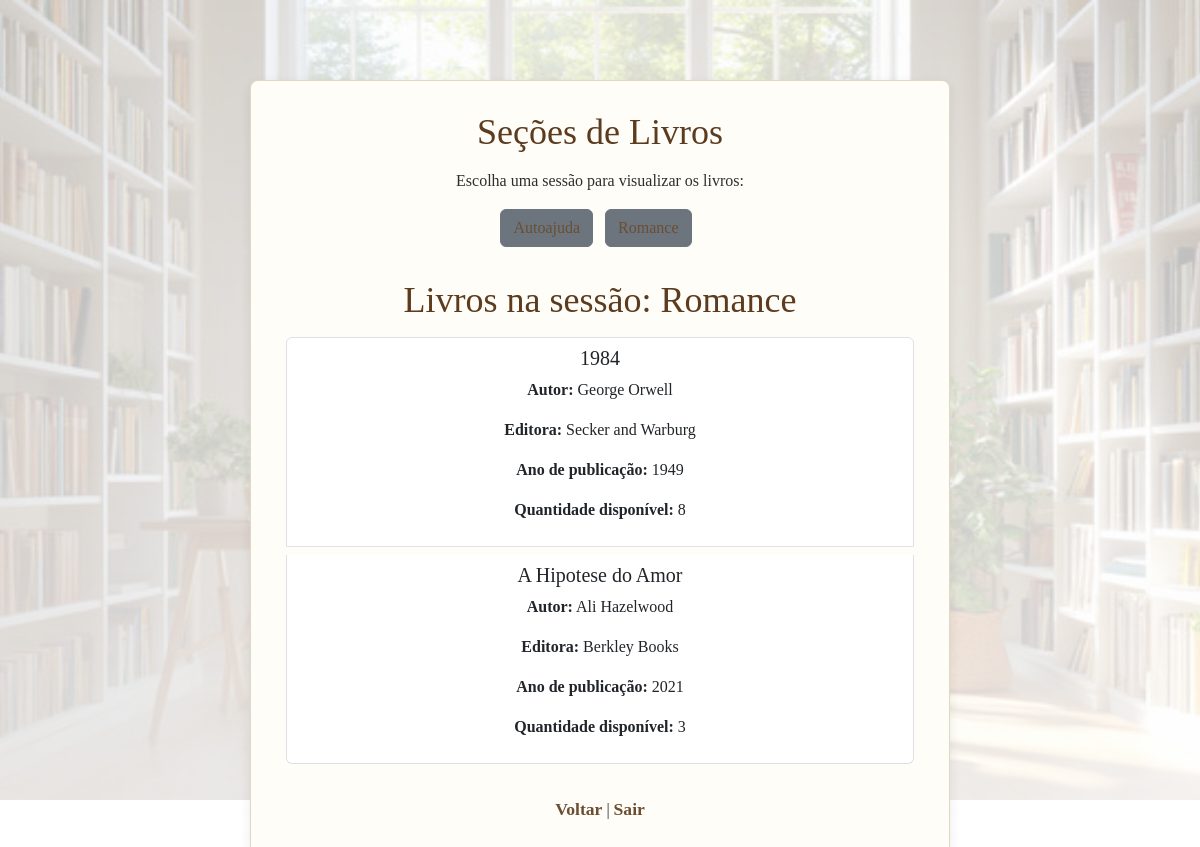
The page /livros.php?sessao=Romance (signed in) on the database its author committed.
### tables this page shows
CREATE TABLE `livros` (
  `idLivro` int(11) NOT NULL,
  `titulo` varchar(255) NOT NULL,
  `sessao` varchar(30) NOT NULL,
  `autor` varchar(150) NOT NULL,
  `editora` varchar(100) DEFAULT NULL,
  `ano_publicacao` int(11) DEFAULT NULL,
  `quantidade` int(11) NOT NULL,
  `data_cadastro` timestamp NOT NULL DEFAULT current_timestamp()
);

### livros.php (the view, shortened to what this page needs)
<?php
require 'banco.php';
$sessaoSelecionada = $_GET['sessao'] ?? '';
$sessoes = [];
$sql = "SELECT DISTINCT sessao FROM livros ORDER BY sessao ASC";
$result = mysqli_query($connect, $sql);
if ($result) {
    while($row = mysqli_fetch_assoc($result)) {
        $sessoes[] = $row['sessao'];
    }
}
$livros = [];
if ($sessaoSelecionada) {
    $stmt = mysqli_prepare($connect, "SELECT * FROM livros WHERE sessao = ?");
    mysqli_stmt_bind_param($stmt, "s", $sessaoSelecionada);
    mysqli_stmt_execute($stmt);
    $resultadoLivros = mysqli_stmt_get_result($stmt);
    while($row = mysqli_fetch_assoc($resultadoLivros)) {
        $livros[] = $row;
    }
}
?>
<!DOCTYPE html>
<html lang="pt-BR">
<head>
    <link rel="stylesheet" href="css/bootstrap.min.css">
    <link rel="stylesheet" href="css/estilo.css">
</head>
<body class="hero inicio d-flex align-items-start justify-content-center vh-100" style="padding-top:40px;">
<div class="container">
    <h1>Seções de Livros</h1>
    <p>Escolha uma sessão para visualizar os livros:</p>
    <div class="mb-4">
        <?php foreach($sessoes as $sessao): ?>
            <a href="livros.php?sessao=<?= urlencode($sessao) ?>" class="btn btn-secondary me-2 mb-2">
                <?= htmlspecialchars($sessao) ?>
            </a>
        <?php endforeach; ?>
    </div>
    <?php if($sessaoSelecionada): ?>
        <h2>Livros na sessão: <?= htmlspecialchars($sessaoSelecionada) ?></h2>
        <?php if(count($livros) > 0): ?>
            <div class="list-group">
                <?php foreach($livros as $livro): ?>
                    <div class="list-group-item mb-2">
                        <h5><?= htmlspecialchars($livro['titulo']) ?></h5>
                        <p><strong>Autor:</strong> <?= htmlspecialchars($livro['autor']) ?></p>
                        <p><strong>Editora:</strong> <?= htmlspecialchars($livro['editora']) ?></p>
                        <p><strong>Ano de publicação:</strong> <?= htmlspecialchars($livro['ano_publicacao']) ?></p>
                        <p><strong>Quantidade disponível:</strong> <?= htmlspecialchars($livro['quantidade']) ?></p>
                    </div>
                <?php endforeach; ?>
            </div>
        <?php else: ?>
            <p class="erro">Não há livros cadastrados nessa sessão.</p>
        <?php endif; ?>
    <?php endif; ?>
    <br><a href="indexcli.php">Voltar</a> | <a href="logout.php">Sair</a>
</div>
</body>
</html>

### css/estilo.css (style rules this page uses)
body { font-family: 'Georgia', serif; background-color: #fefaf3; color: #3e2c1c; margin: 0; padding: 20px; }
.container { max-width: 700px; margin: 40px auto; background: #fffdf7; padding: 30px 35px; border-radius: 8px; box-shadow: 0 4px 12px rgba(0, 0, 0, 0.08); border: 1px solid #e0d8c3; }
h1, h2, h3 { font-size: 2.25rem; color: #5c3b1e; font-family: 'Palatino Linotype', 'Book Antiqua', Palatino, serif; margin-bottom: 15px; }
a { color: #6b4e32 !important; text-decoration: none; font-weight: 600; font-size: 1.10rem; }
.hero { height: 120vh; display: flex; justify-content: center; align-items: center; text-align: center; color: #2e2e2e; position: relative; background-size: fill; background-position: center; }
.hero.inicio { background: linear-gradient(rgba(255,255,255,0.70), rgba(255,255,255,0.85)), url('../imagens/libary_branco.jpg') center/cover no-repeat; }

### rows shown on the page
livros: titulo "1984", autor "George Orwell", editora "Secker and Warburg", ano_publicacao "1949", quantidade "8"
livros: titulo "A Hipotese do Amor", autor "Ali Hazelwood", editora "Berkley Books", ano_publicacao "2021", quantidade "3"

### other values the page prints
$sessao "Autoajuda"
$sessao "Romance"
$sessaoSelecionada "Romance"
